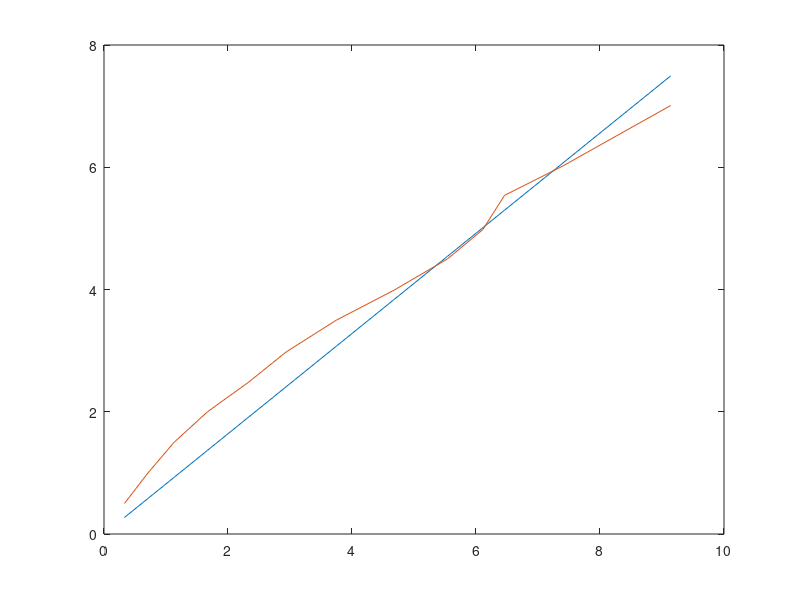

Recreate this plot in MATLAB.
clear all;

I = [0.33	0.71	1.13	1.67	2.34	2.94	3.75	4.68	5.54	6.11	6.46	7.4	8.26	9.14]
U = [0.5	1	1.5	2	2.49	2.98	3.5	3.99	4.5	4.98	5.54	6.02	6.51	7.01]
Avg = [1.6E-4 1.6E-4 1.6E-4 1.6E-4 1.6E-4 1.6E-4 1.6E-4 1.6E-4 1.6E-4 1.6E-4 1.6E-4 1.6E-4 1.6E-4 1.6E-4 1.6E-4]


plot(I, 0.82*I)
hold on
plot(I,U)



